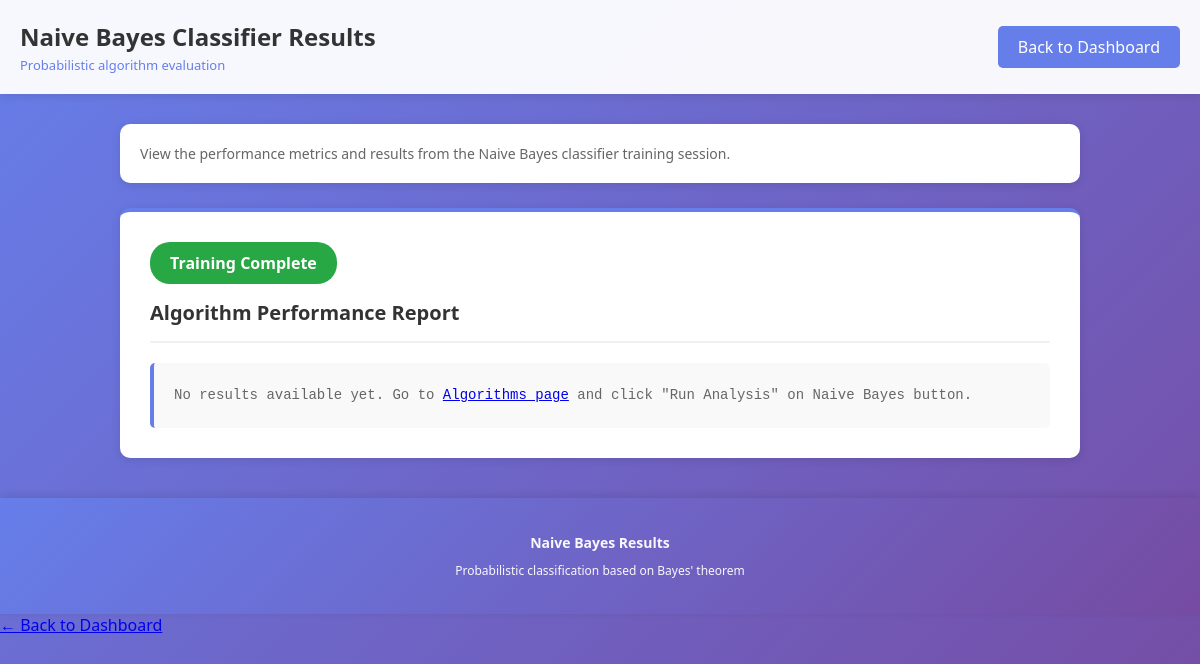
/nb-alg/ (signed in), run on an earlier commit of the app's database.
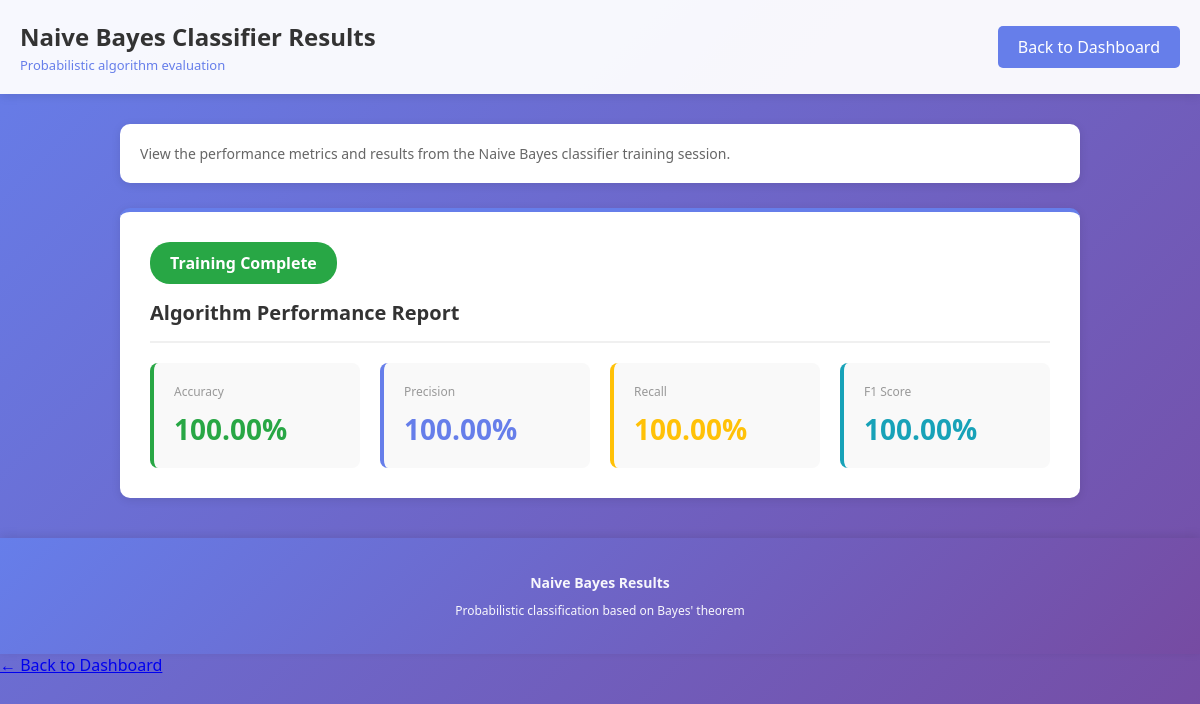
And on a later commit of the database.
### adminapp/models.py (models this page shows, shortened)
class Dataset(models.Model):
    data_id    = models.AutoField(primary_key=True)
    data_set   = models.FileField(upload_to='datasets/')
    gb_accuracy  = models.FloatField(null=True, blank=True)
    gb_precision = models.FloatField(null=True, blank=True)
    gb_recall    = models.FloatField(null=True, blank=True)
    gb_f1_score  = models.FloatField(null=True, blank=True)
    gb_algo      = models.CharField(max_length=100, null=True, blank=True)
    ad_accuracy  = models.FloatField(null=True, blank=True)
    ad_precision = models.FloatField(null=True, blank=True)
    ad_recall    = models.FloatField(null=True, blank=True)
    ad_f1_score  = models.FloatField(null=True, blank=True)
    ad_algo      = models.CharField(max_length=100, null=True, blank=True)
    rf_accuracy  = models.FloatField(null=True, blank=True)
    rf_precision = models.FloatField(null=True, blank=True)
    rf_recall    = models.FloatField(null=True, blank=True)
    rf_f1_score  = models.FloatField(null=True, blank=True)
    rf_algo      = models.CharField(max_length=100, null=True, blank=True)
    nb_accuracy  = models.FloatField(null=True, blank=True)
    nb_precision = models.FloatField(null=True, blank=True)
    nb_recall    = models.FloatField(null=True, blank=True)
    nb_f1_score  = models.FloatField(null=True, blank=True)
    nb_algo      = models.CharField(max_length=100, null=True, blank=True)
    xgb_accuracy  = models.FloatField(null=True, blank=True)
    xgb_precision = models.FloatField(null=True, blank=True)
    xgb_recall    = models.FloatField(null=True, blank=True)
    xgb_f1_score  = models.FloatField(null=True, blank=True)
    xgb_algo      = models.CharField(max_length=100, null=True, blank=True)

### adminapp/views.py (the view)
    def wrapper(request, *args, **kwargs):
        if not request.session.get('admin_logged_in'):
            messages.warning(request, 'Please login as admin first')
            return redirect('admin_login')
        return view_func(request, *args, **kwargs)

### adminapp/views.py (called while the page is built)
def check_admin_auth(view_func):
    def wrapper(request, *args, **kwargs):
        if not request.session.get('admin_logged_in'):
            messages.warning(request, 'Please login as admin first')
            return redirect('admin_login')
        return view_func(request, *args, **kwargs)
    return wrapper

@check_admin_auth
def NB_alg(req):
    data = Dataset.objects.all().order_by('-data_id').first()
    context = {'data': data}
    return render(req, 'admin_template/NB_alg.html', context)

### templates/admin_template/NB_alg.html (shortened to what this page needs)
<!DOCTYPE html>
<html>
<head>
</head>
<body>
    <header>
        <div class="header-content">
            <div>
                <h1>Naive Bayes Classifier Results</h1>
                <div class="header-subtitle">Probabilistic algorithm evaluation</div>
            </div>
            <a href="{% url 'index' %}" class="back-link">Back to Dashboard</a>
        </div>
    </header>
    <div class="container">
        <div class="info-box">
            <p>View the performance metrics and results from the Naive Bayes classifier training session.</p>
        </div>
        <div class="result-card">
            <div class="success-badge">Training Complete</div>
            <h2>Algorithm Performance Report</h2>
            {% if data and data.nb_accuracy %}
            <div style="display: grid; grid-template-columns: repeat(4, 1fr); gap: 20px; margin-top: 20px;">
                <div style="background: #f9f9f9; padding: 20px; border-radius: 8px; border-left: 4px solid #28a745;">
                    <p style="color: #999; font-size: 12px; margin-bottom: 10px;">Accuracy</p>
                    <p style="color: #28a745; font-size: 28px; font-weight: bold; margin: 0;">{{ data.nb_accuracy|floatformat:2 }}%</p>
                </div>
                <div style="background: #f9f9f9; padding: 20px; border-radius: 8px; border-left: 4px solid #667eea;">
                    <p style="color: #999; font-size: 12px; margin-bottom: 10px;">Precision</p>
                    <p style="color: #667eea; font-size: 28px; font-weight: bold; margin: 0;">{{ data.nb_precision|floatformat:2 }}%</p>
                </div>
                <div style="background: #f9f9f9; padding: 20px; border-radius: 8px; border-left: 4px solid #ffc107;">
                    <p style="color: #999; font-size: 12px; margin-bottom: 10px;">Recall</p>
                    <p style="color: #ffc107; font-size: 28px; font-weight: bold; margin: 0;">{{ data.nb_recall|floatformat:2 }}%</p>
                </div>
                <div style="background: #f9f9f9; padding: 20px; border-radius: 8px; border-left: 4px solid #17a2b8;">
                    <p style="color: #999; font-size: 12px; margin-bottom: 10px;">F1 Score</p>
                    <p style="color: #17a2b8; font-size: 28px; font-weight: bold; margin: 0;">{{ data.nb_f1_score|floatformat:2 }}%</p>
                </div>
            </div>
            {% else %}
            <div class="result-content">No results available yet. Go to <a href="{% url 'algorithm1' %}">Algorithms page</a> and click "Run Analysis" on Naive Bayes button.</div>
            {% endif %}
        </div>
    </div>
    <footer>
        <p><strong>Naive Bayes Results</strong></p>
        <p style="margin-top: 10px; font-size: 12px;">Probabilistic classification based on Bayes' theorem</p>
    </footer>
</body>
</html>
        <a href="{% url 'index' %}">← Back to Dashboard</a>
</body>
</html>

What changed in the data, as far as the page shows it:
added Dataset: nb_accuracy "100.00", nb_precision "100.00", nb_recall "100.00", nb_f1_score "100.00"
Also different on the page:
text no longer shown: "No results available yet. Go to Algorithms page and click \"Run Analysis\" on Naive Bayes button."
text now shown: "Accuracy % Precision % Recall % F1 Score %"
